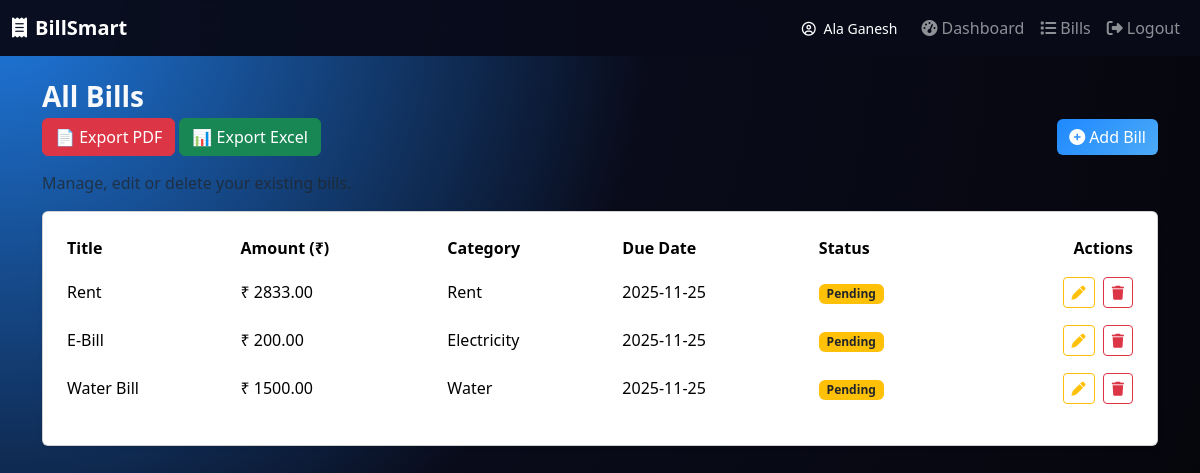
The app's page /bills (signed in), older data.
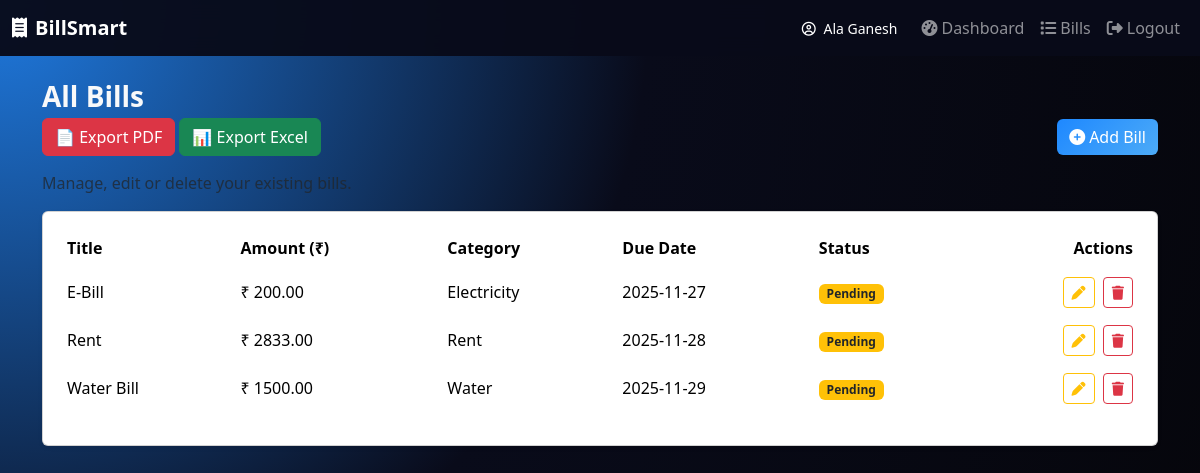
The same page, newer data.
### app.py (models this page shows)
class Bill(db.Model):
    __tablename__ = "bills"
    id = db.Column(db.Integer, primary_key=True)
    user_id = db.Column(db.Integer, db.ForeignKey("users.id"), nullable=False)
    title = db.Column(db.String(255), nullable=False)
    amount = db.Column(db.Float, nullable=False)
    category = db.Column(db.String(100), nullable=False)
    due_date = db.Column(db.Date, nullable=False)
    status = db.Column(db.String(50), default="pending")
    created_at = db.Column(db.DateTime, default=datetime.utcnow)
    user = db.relationship("User", backref="bills")

### app.py (the view)
@app.route("/bills")
@login_required
def bills():
    user_id = session["user_id"]
    all_bills = Bill.query.filter_by(user_id=user_id).order_by(Bill.due_date).all()
    return render_template("bills.html", bills=all_bills)

### app.py (called while the page is built)
def login_required(f):
    from functools import wraps
    @wraps(f)
    def wrapper(*args, **kwargs):
        if "user_id" not in session:
            flash("Please login first!", "warning")
            return redirect("/login")
        return f(*args, **kwargs)
    return wrapper

### templates/bills.html
{% extends "base.html" %}
{% block content %}
<div class="d-flex justify-content-between align-items-center mb-3">
    <div>
        <h3 class="fw-bold mb-1">All Bills</h3>
        <div style="margin-bottom: 15px;">
    <a href="/export_pdf" class="btn btn-danger">📄 Export PDF</a>
    <a href="/export_excel" class="btn btn-success">📊 Export Excel</a>
</div>
        <p class="text-muted mb-0">Manage, edit or delete your existing bills.</p>
    </div>
    <a href="{{ url_for('add_bill') }}" class="btn btn-primary">
        <i class="fa-solid fa-circle-plus me-1"></i>Add Bill
    </a>
</div>
{% if bills %}
<div class="card shadow-sm">
    <div class="card-body table-responsive">
        <table class="table align-middle">
            <thead>
                <tr>
                    <th>Title</th>
                    <th>Amount (₹)</th>
                    <th>Category</th>
                    <th>Due Date</th>
                    <th>Status</th>
                    <th class="text-end">Actions</th>
                </tr>
            </thead>
            <tbody>
                {% for b in bills %}
                <tr>
                    <td>{{ b.title }}</td>
                    <td>₹ {{ "%.2f"|format(b.amount) }}</td>
                    <td>{{ b.category }}</td>
                    <td>{{ b.due_date }}</td>
                    <td>
                        {% if b.status == "paid" %}
                            <span class="badge bg-success">Paid</span>
                        {% else %}
                            <span class="badge bg-warning text-dark">Pending</span>
                        {% endif %}
                    </td>
                    <td class="text-end">
                        <a href="{{ url_for('edit_bill', bill_id=b.id) }}" class="btn btn-sm btn-outline-warning me-1">
                            <i class="fa-solid fa-pen"></i>
                        </a>
                        <a href="{{ url_for('delete_bill', bill_id=b.id) }}" class="btn btn-sm btn-outline-danger"
                           onclick="return confirm('Are you sure you want to delete this bill?');">
                            <i class="fa-solid fa-trash"></i>
                        </a>
                    </td>
                </tr>
                {% endfor %}
            </tbody>
        </table>
    </div>
</div>
{% else %}
<p class="text-muted">No bills found. Start by adding one.</p>
{% endif %}
{% endblock %}

### templates/base.html (shortened to what this page needs)
<!DOCTYPE html>
<html lang="en">
<head>
    <link href="https://cdn.jsdelivr.net/npm/bootstrap@5.3.2/dist/css/bootstrap.min.css" rel="stylesheet">
    <link rel="stylesheet" href="https://cdnjs.cloudflare.com/ajax/libs/font-awesome/6.5.0/css/all.min.css">
    <link rel="stylesheet" href="{{ url_for('static', filename='css/styles.css') }}">
</head>
<body>
<div class="app-wrapper">
    <nav class="navbar navbar-expand-lg navbar-dark app-navbar">
        <div class="container-fluid">
            <a class="navbar-brand fw-bold" href="{{ url_for('dashboard') }}">
                <i class="fa-solid fa-receipt me-2"></i>BillSmart
            </a>
            <div class="collapse navbar-collapse" id="navMenu">
                <ul class="navbar-nav ms-auto align-items-lg-center">
                    {% if session.get('user_id') %}
                        <li class="nav-item me-3 text-white small d-none d-lg-block">
                            <i class="fa-regular fa-circle-user me-1"></i>
                            {{ session.get('user_name') }}
                        </li>
                        <li class="nav-item">
                            <a class="nav-link" href="{{ url_for('dashboard') }}"><i class="fa-solid fa-gauge-high me-1"></i>Dashboard</a>
                        </li>
                        <li class="nav-item">
                            <a class="nav-link" href="{{ url_for('bills') }}"><i class="fa-solid fa-list me-1"></i>Bills</a>
                        </li>
                        <li class="nav-item">
                            <a class="nav-link" href="{{ url_for('logout') }}"><i class="fa-solid fa-right-from-bracket me-1"></i>Logout</a>
                        </li>
                    {% endif %}
                </ul>
            </div>
        </div>
    </nav>
    <main class="app-main container my-4">
        {% block content %}{% endblock %}
    </main>
</div>
</body>
</html>

### static/css/styles.css (style rules this page uses)
body { min-height: 100vh; background: radial-gradient(circle at top left, #1f7ae0 0, #090b1a 45%, #050509 100%); color: #f8f9fa; }
.app-navbar { background: rgba(9, 11, 26, 0.96); backdrop-filter: blur(10px); }
.app-main { color: #f8f9fa; }
.table { color: #f8f9fa; }
.table thead th { border-color: rgba(255, 255, 255, 0.08); }
.table tbody tr { border-color: rgba(255, 255, 255, 0.04); }
.btn-primary { background: linear-gradient(135deg, #1e88ff, #4dabf7); border: none; }

Row changes from the older to the newer data that the page shows:
changed Bill "E-Bill": due_date "2025-11-25" → "2025-11-27"; moves up the list
changed Bill "Rent": due_date "2025-11-25" → "2025-11-28"
changed Bill "Water Bill": due_date "2025-11-25" → "2025-11-29"
